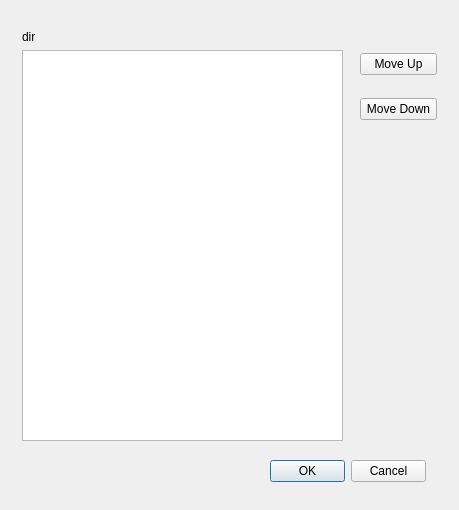
<?xml version="1.0" encoding="UTF-8"?>
<ui version="4.0">
 <class>SortSubDirsDialog</class>
 <widget class="QDialog" name="SortSubDirsDialog">
  <property name="geometry">
   <rect>
    <x>0</x>
    <y>0</y>
    <width>459</width>
    <height>510</height>
   </rect>
  </property>
  <property name="windowTitle">
   <string>Sort the Sub Directorys</string>
  </property>
  <widget class="QDialogButtonBox" name="buttonBox">
   <property name="geometry">
    <rect>
     <x>270</x>
     <y>460</y>
     <width>156</width>
     <height>23</height>
    </rect>
   </property>
   <property name="standardButtons">
    <set>QDialogButtonBox::Cancel|QDialogButtonBox::Ok</set>
   </property>
  </widget>
  <widget class="QWidget" name="layoutWidget">
   <property name="geometry">
    <rect>
     <x>360</x>
     <y>36</y>
     <width>77</width>
     <height>101</height>
    </rect>
   </property>
   <layout class="QVBoxLayout" name="verticalLayout">
    <item>
     <widget class="QPushButton" name="moveUpBtn">
      <property name="text">
       <string>Move Up</string>
      </property>
     </widget>
    </item>
    <item>
     <widget class="QPushButton" name="moveDownBtn">
      <property name="text">
       <string>Move Down</string>
      </property>
     </widget>
    </item>
   </layout>
  </widget>
  <widget class="QWidget" name="layoutWidget">
   <property name="geometry">
    <rect>
     <x>22</x>
     <y>30</y>
     <width>321</width>
     <height>411</height>
    </rect>
   </property>
   <layout class="QVBoxLayout" name="verticalLayout_2">
    <item>
     <widget class="QLabel" name="dirlabel">
      <property name="text">
       <string>dir</string>
      </property>
     </widget>
    </item>
    <item>
     <widget class="QTableWidget" name="tableWidget"/>
    </item>
   </layout>
  </widget>
 </widget>
 <resources/>
 <connections/>
</ui>
